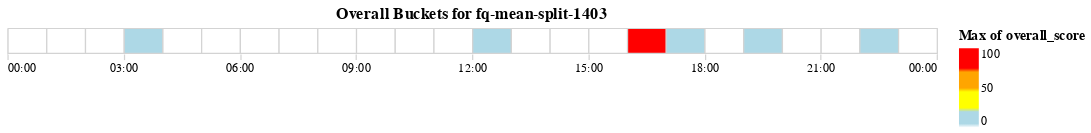

Here is the notebook cell this chart was saved with:
### Code cell
import altair as alt

alt.Chart(df, title='Overall Buckets for {}'.format(job_id)).mark_rect(stroke='lightgray').encode(
    x=alt.X('hours(timestamp):T', title=' '),
    color=alt.Color(
        'max(overall_score):Q',
        scale=alt.Scale(
            domain=[0,.001,.001,25, 25, 50, 50, 75, 75, 100],
            range=['white', 'white', 'lightblue', 'lightblue', 'yellow', 'yellow', 'orange', 'orange', 'red', 'red']
    )),
    tooltip=[
        alt.Tooltip('hours(timestamp):T', title='Date'),
        alt.Tooltip('max(overall_score):Q', title='Score')
    ]
).properties(width=750).configure_axis(
    domainColor='white', tickColor="lightgray"
).configure_view(
    strokeOpacity=0
)

### Figure 1 — Vega-Lite specification as saved in the notebook (floating-point values rounded to 4 significant figures; data arrays with more than 128 entries replaced by an {"elided": "..."} marker saying what was removed)
{"config": {"view": {"continuousWidth": 400, "continuousHeight": 300, "strokeOpacity": 0}, "axis": {"domainColor": "white", "tickColor": "lightgray"}}, "data": {"name": "data-a68da96b43e3bc29aec506ff9646127d"}, "mark": {"type": "rect", "stroke": "lightgray"}, "encoding": {"color": {"type": "quantitative", "aggregate": "max", "field": "overall_score", "scale": {"domain": [0, 0.001, 0.001, 25, 25, 50, 50, 75, 75, 100], "range": ["white", "white", "lightblue", "lightblue", "yellow", "yellow", "orange", "orange", "red", "red"]}}, "tooltip": [{"type": "temporal", "field": "timestamp", "timeUnit": "hours", "title": "Date"}, {"type": "quantitative", "aggregate": "max", "field": "overall_score", "title": "Score"}], "x": {"type": "temporal", "field": "timestamp", "timeUnit": "hours", "title": " "}}, "title": "Overall Buckets for fq-mean-split-1403", "width": 750, "$schema": "https://vega.github.io/schema/vega-lite/v4.0.2.json", "datasets": {"data-a68da96b43e3bc29aec506ff9646127d": {"elided": "480 records"}}}
